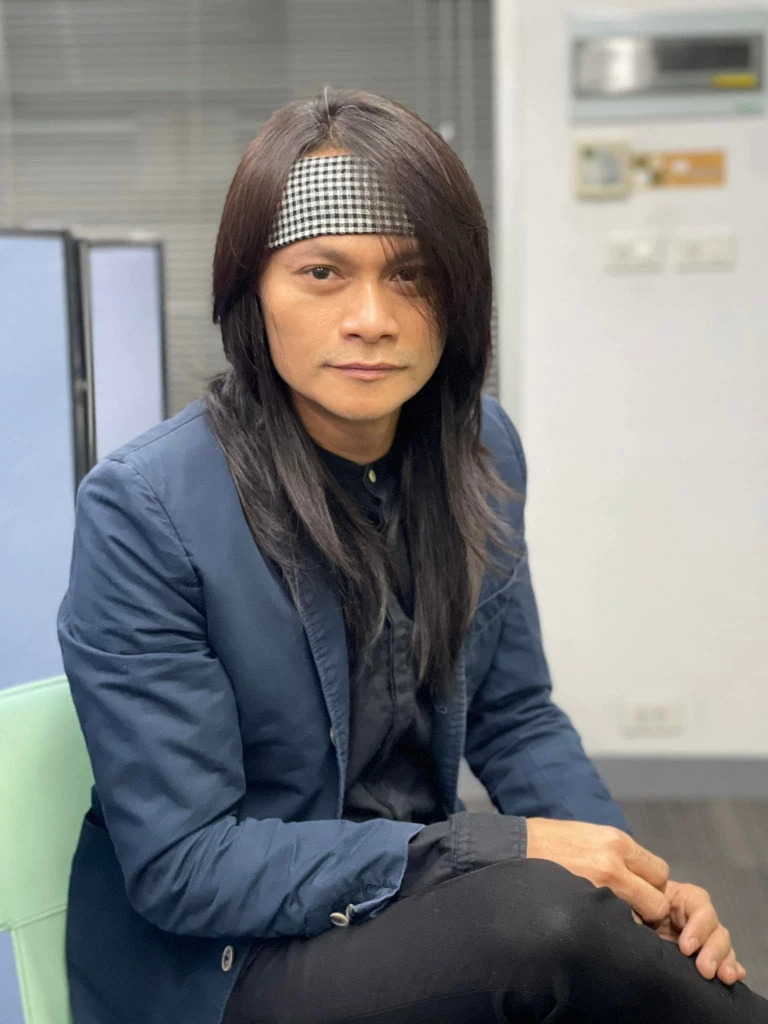
#> input picture images/peesaderd.jpg, 768 x 1024 px, found by its file name
$ python lab1-1-2.py
#> lines starting #> are read from the running program, lines starting #| are printed output that depends on the picture
import cv2
import numpy as np
import math
import matplotlib.pyplot as plt

# Read the image using OpenCV
image = cv2.imread(".images/peesaderd.jpg")
#> image is the input picture: shape (1024, 768, 3); mean B, G, R 127, 126.6, 125.8

image = cv2.cvtColor(image,cv2.COLOR_BGR2RGB)
Xr = image[:,:,0]
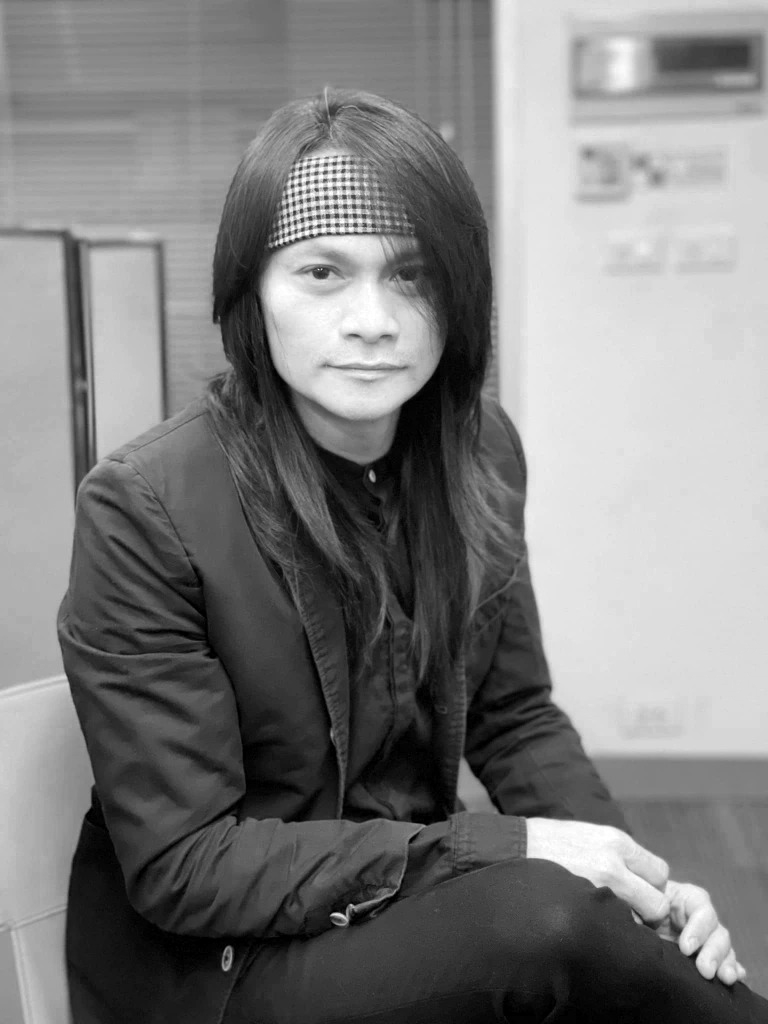
#> Xr: shape (1024, 768); min 0, max 255, mean 125.8
Y_transpose = np.transpose(image)
Y_moveaxis = np.moveaxis(image,2,0)
Y_reshape = np.reshape(image,(3, image.shape[0], image.shape[1]))

fig, axs = plt.subplots(2, 4, figsize=(3, 3))
plt.subplots_adjust(hspace=0.5)

# show Original image shape and red plane
axs[0,0].text(0.5, 0.5, f"Original\n{image.shape}\n|\n|\n|\nv", fontsize=12, ha='center', va='center')
axs[0,0].axis("off")

axs[1,0].imshow(Xr, cmap = 'gray')
axs[1,0].set_title("Original_Xr",fontsize=8)
axs[1,0].axis("off")

# show Y_transpose shape and red plane
axs[0,1].text(0.5, 0.5, f"Y_transpose\n{Y_transpose.shape}\n|\n|\n|\nv", fontsize=12, ha='center', va='center')
axs[0,1].axis("off")

axs[1,1].imshow(Y_transpose[0,:,:], cmap = 'gray')
axs[1,1].set_title("Y_transpose (Red)",fontsize=8)
axs[1,1].axis("off")

# show Y_moveaxis shape and red plane
axs[0,2].text(0.5, 0.5, f"Y_moveaxis\n{Y_moveaxis.shape}\n|\n|\n|\nv", fontsize=12, ha='center', va='center')
axs[0,2].axis("off")

axs[1,2].imshow(Y_moveaxis[0,:,:], cmap = 'gray')
axs[1,2].set_title("Y_moveaxis (Red)",fontsize=8)
axs[1,2].axis("off")

# show Y_reshape shape and red plane
axs[0,3].text(0.5, 0.5, f"Y_reshape\n{Y_reshape.shape}\n|\n|\n|\nv", fontsize=12, ha='center', va='center')
axs[0,3].axis("off")

axs[1,3].imshow(Y_reshape[0,:,:], cmap = 'gray')
axs[1,3].set_title("Y_reshape (Red)",fontsize=8)
axs[1,3].axis("off")

plt.tight_layout()
plt.show()
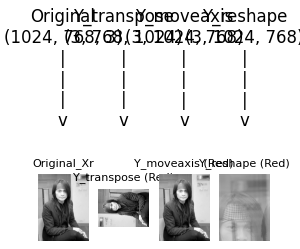
#> figure drawn by matplotlib, 4 panels

$ run again, with images/maithai.jpg copied over images/peesaderd.jpg
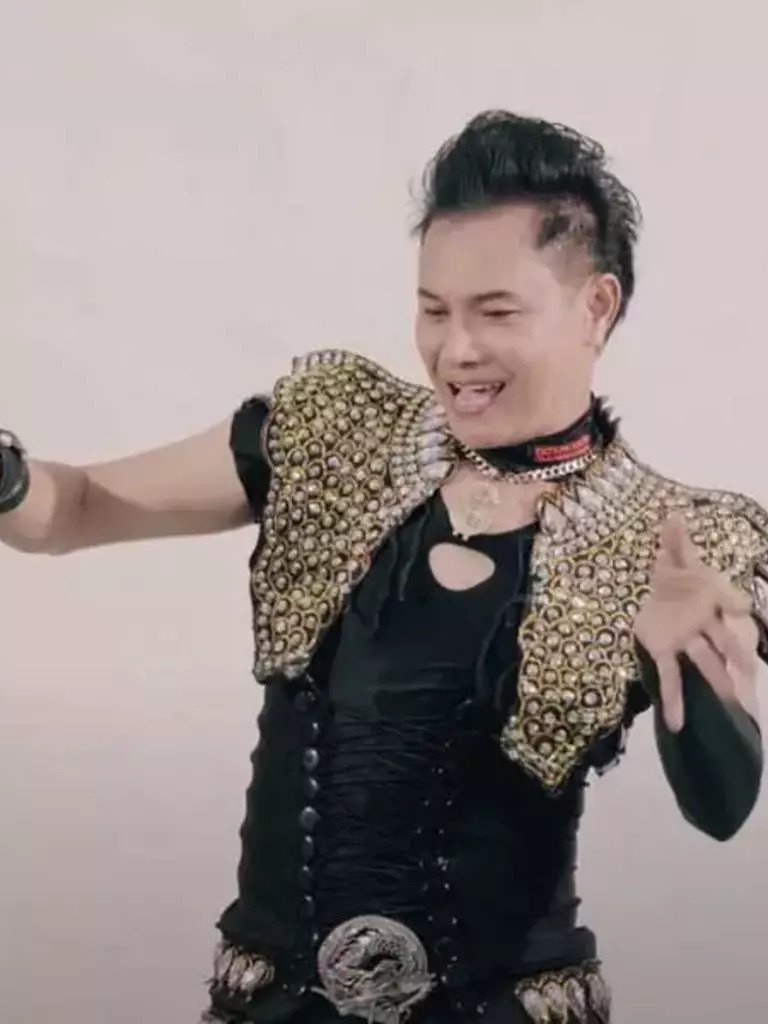
#> input picture images/maithai.jpg, 768 x 1024 px, found by its file name
#> image is the input picture: shape (1024, 768, 3); mean B, G, R 139.1, 141.1, 152.4
#> `Xr = image[:,:,0]`:
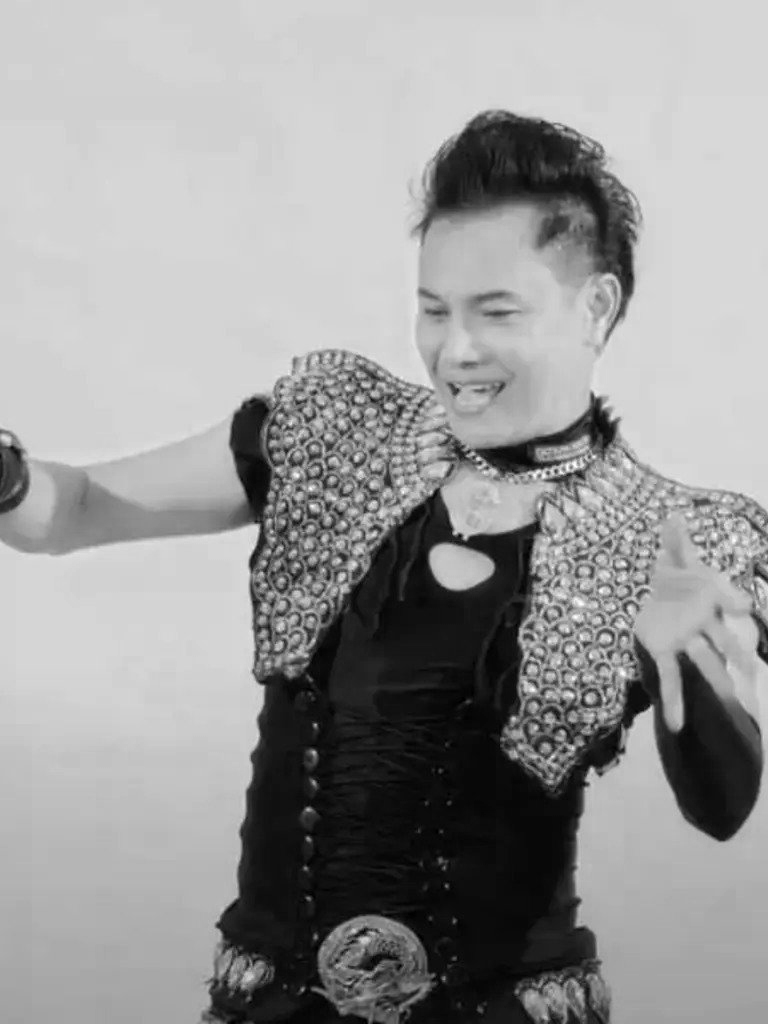
#> Xr: shape (1024, 768); min 0, max 255, mean 152.4
#> `plt.show()`:
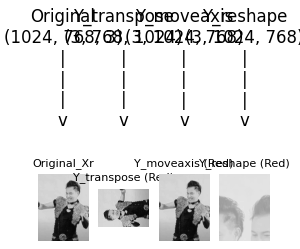
#> figure drawn by matplotlib, 4 panels

$ run again, with images/sun.jpg copied over images/peesaderd.jpg
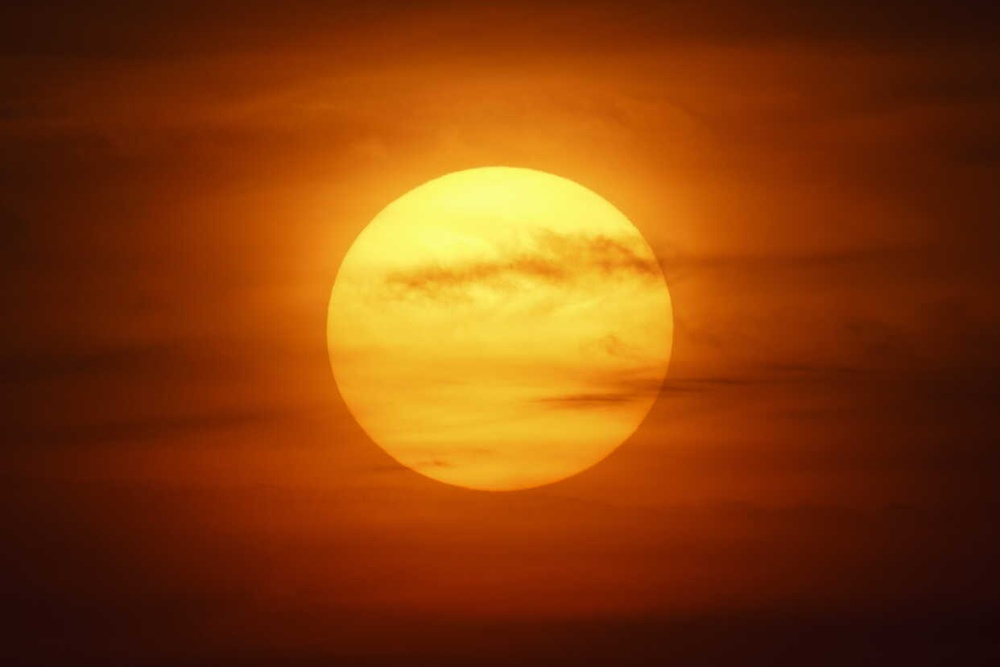
#> input picture images/sun.jpg, 1000 x 667 px, shrunk from 1242 x 828 before the run, found by its file name
#> image is the input picture: shape (667, 1000, 3); mean B, G, R 10.7, 61.7, 131.4
#> `Xr = image[:,:,0]`:
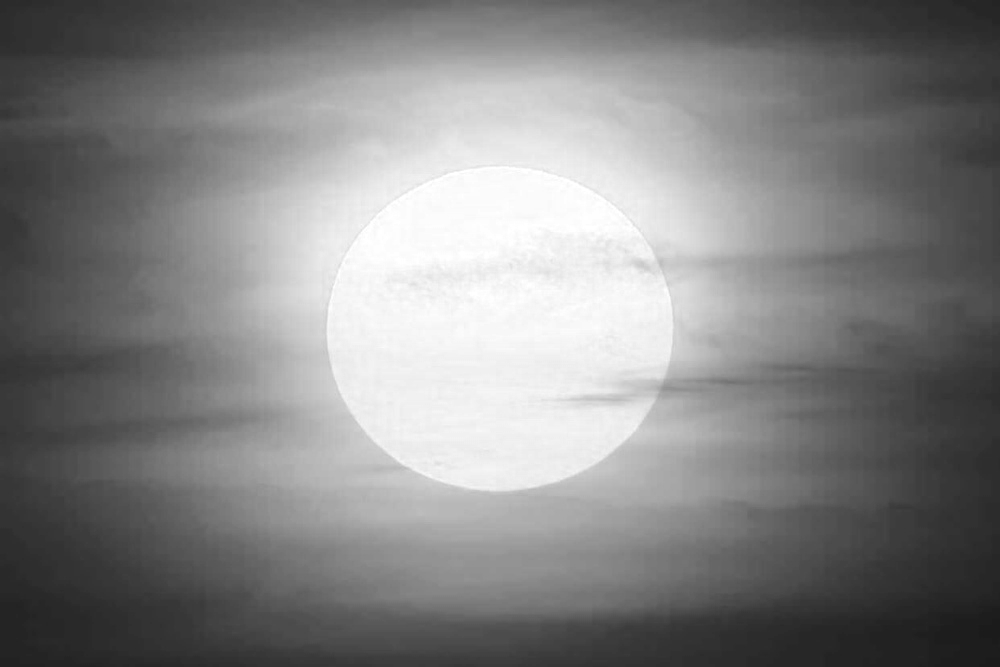
#> Xr: shape (667, 1000); min 26, max 255, mean 131.4
#> `plt.show()`:
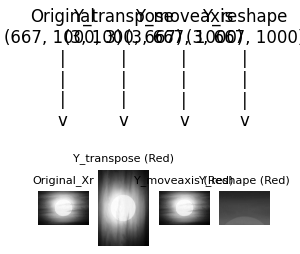
#> figure drawn by matplotlib, 4 panels

$ run again, with images/jarnkai.jpeg copied over images/peesaderd.jpg
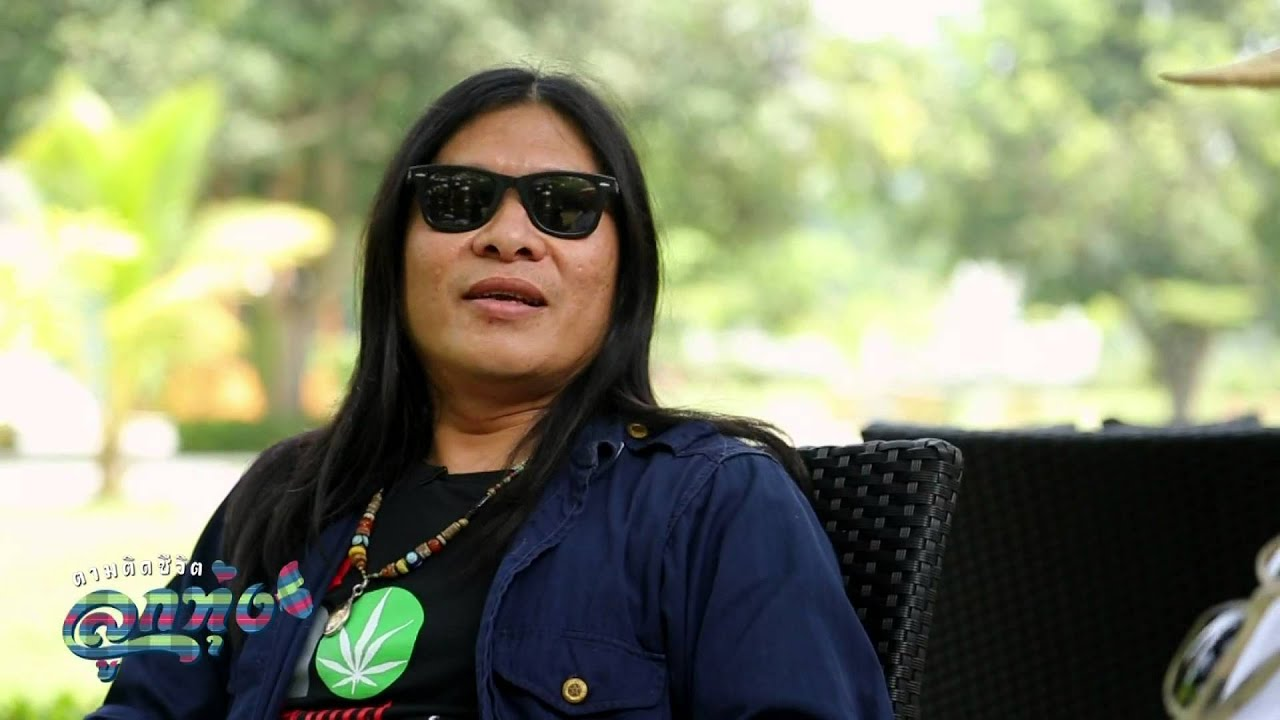
#> input picture images/jarnkai.jpeg, 1280 x 720 px, found by its file name
#> image is the input picture: shape (720, 1280, 3); mean B, G, R 106.2, 134.3, 129.4
#> `Xr = image[:,:,0]`:
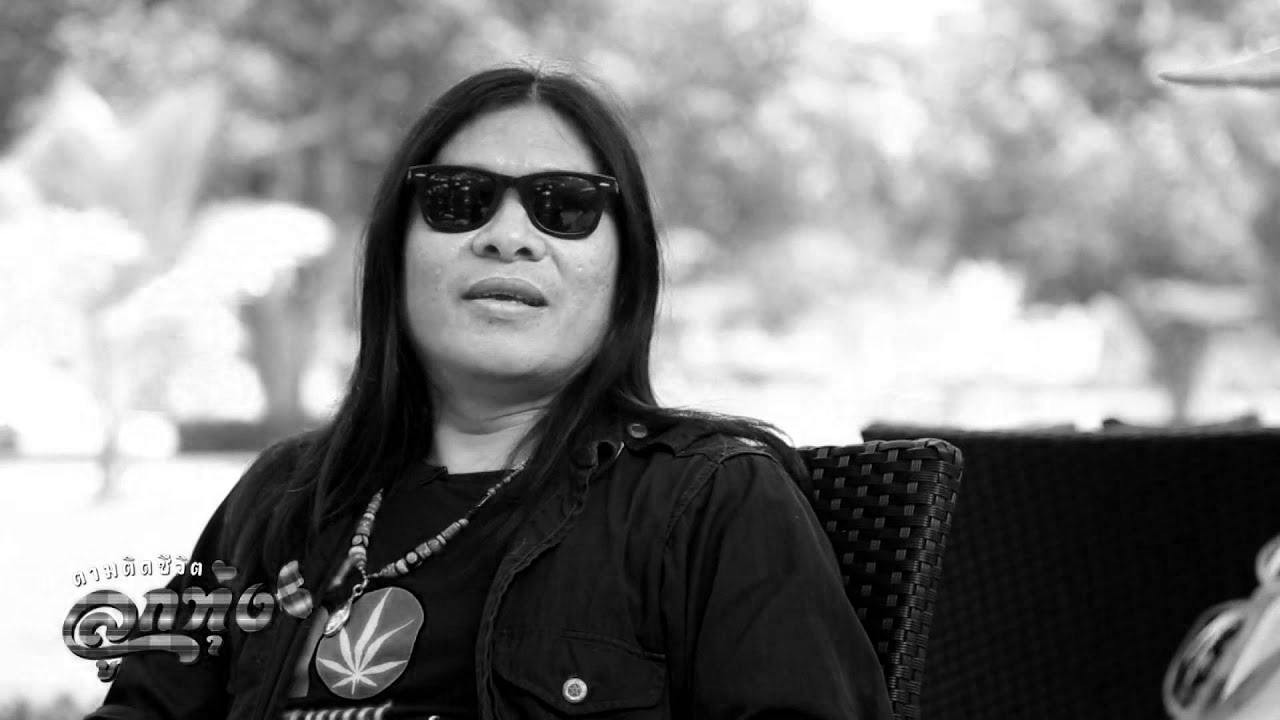
#> Xr: shape (720, 1280); min 0, max 255, mean 129.4
#> `plt.show()`:
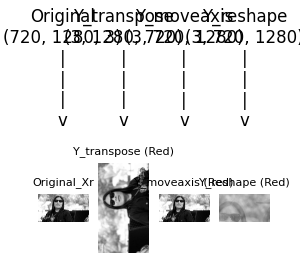
#> figure drawn by matplotlib, 4 panels
